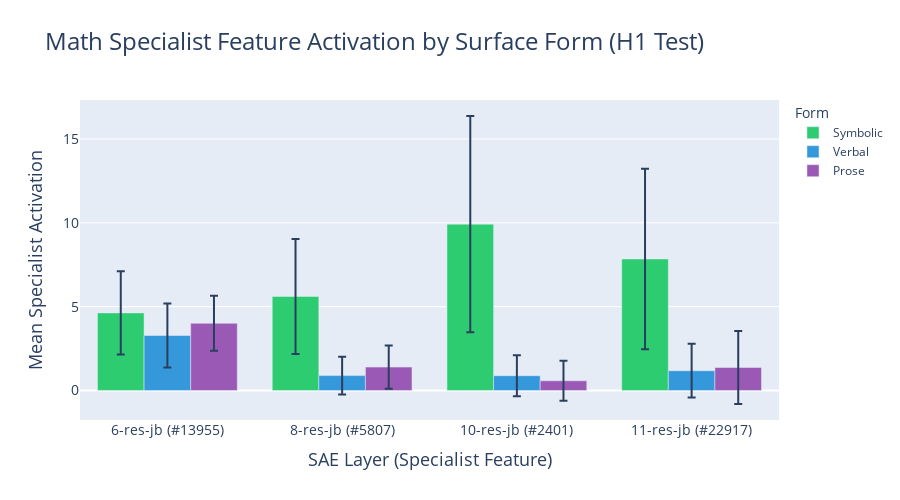
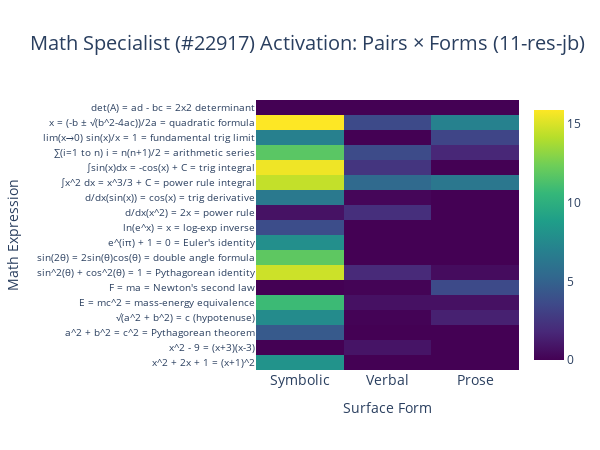

Notebook code for these charts, in order:
### Code cell
# ============================================================================
# CELL 15: Matched Pairs Analysis - Math Specialist Activation by Form (H1)
# ============================================================================
print("\n🔬 MATCHED PAIRS ANALYSIS: Math Specialist Activation by Form")
print("=" * 70)
print("""
Hypothesis H1: Specialist features will show significantly higher activation 
for symbolic forms than verbal/prose forms of the same mathematical expression.

Testing: Does the math specialist feature activate more strongly on "2+2" 
than on "two plus two" or "the sum of two and two"?
""")

# -----------------------------------------------------------------------------
# Step 1: Extract features for each form across all layers
# -----------------------------------------------------------------------------
print("\n1️⃣ Extracting features for matched pairs across all SAE layers...")

# Store results by SAE layer
form_activations_by_layer = {}

for sae_name in loaded_saes:
    print(f"\n   Processing {sae_name}...")
    sae_obj = loaded_saes[sae_name]['sae']
    hook_point = loaded_saes[sae_name]['config']['hook_point']
    
    # Get the previously-identified math specialist feature for this layer
    math_specialist_idx = results['specialists'][sae_name]['Math']['feature_idx']
    math_specialist_score = results['specialists'][sae_name]['Math']['score']
    
    print(f"   Math specialist: Feature #{math_specialist_idx} (score: {math_specialist_score})")
    
    # Extract features for each form
    symbolic_features = extract_features(math_symbolic, sae_obj, hook_point)
    verbal_features = extract_features(math_verbal, sae_obj, hook_point)
    prose_features = extract_features(math_prose, sae_obj, hook_point)
    
    # Get specialist activation for each form
    symbolic_activations = symbolic_features[:, math_specialist_idx].detach().numpy()
    verbal_activations = verbal_features[:, math_specialist_idx].detach().numpy()
    prose_activations = prose_features[:, math_specialist_idx].detach().numpy()
    
    form_activations_by_layer[sae_name] = {
        'specialist_idx': math_specialist_idx,
        'specialist_score': math_specialist_score,
        'symbolic': symbolic_activations,
        'verbal': verbal_activations,
        'prose': prose_activations,
        'symbolic_mean': np.mean(symbolic_activations),
        'verbal_mean': np.mean(verbal_activations),
        'prose_mean': np.mean(prose_activations),
        'symbolic_std': np.std(symbolic_activations),
        'verbal_std': np.std(verbal_activations),
        'prose_std': np.std(prose_activations),
    }

print("\n   ✅ Feature extraction complete!")

# -----------------------------------------------------------------------------
# Step 2: Summary Statistics Table
# -----------------------------------------------------------------------------
print("\n2️⃣ Summary Statistics: Math Specialist Activation by Form")
print("=" * 70)

summary_data = []
for sae_name, data in form_activations_by_layer.items():
    summary_data.append({
        'SAE': sae_name,
        'Specialist': f"#{data['specialist_idx']}",
        'Symbolic Mean': f"{data['symbolic_mean']:.2f}",
        'Verbal Mean': f"{data['verbal_mean']:.2f}",
        'Prose Mean': f"{data['prose_mean']:.2f}",
        'Symbolic > Verbal': "✅" if data['symbolic_mean'] > data['verbal_mean'] else "❌",
        'Symbolic > Prose': "✅" if data['symbolic_mean'] > data['prose_mean'] else "❌",
    })

df_summary = pd.DataFrame(summary_data)
display(df_summary)


# -----------------------------------------------------------------------------
# Step 3: Grouped Bar Chart - Mean Activation by Form and Layer
# -----------------------------------------------------------------------------
print("\n3️⃣ Visualizing Mean Specialist Activation by Form...")

# Prepare data for plotting with combined labels
plot_data = []
for sae_name, data in form_activations_by_layer.items():
    # Create combined label: "11-res-jb (#22917)"
    label = f"{sae_name} (#{data['specialist_idx']})"
    plot_data.append({'SAE': label, 'Form': 'Symbolic', 'Mean Activation': data['symbolic_mean'], 'Std': data['symbolic_std']})
    plot_data.append({'SAE': label, 'Form': 'Verbal', 'Mean Activation': data['verbal_mean'], 'Std': data['verbal_std']})
    plot_data.append({'SAE': label, 'Form': 'Prose', 'Mean Activation': data['prose_mean'], 'Std': data['prose_std']})

df_plot = pd.DataFrame(plot_data)

fig = px.bar(
    df_plot,
    x='SAE',
    y='Mean Activation',
    color='Form',
    barmode='group',
    title='Math Specialist Feature Activation by Surface Form (H1 Test)',
    color_discrete_map={'Symbolic': '#2ecc71', 'Verbal': '#3498db', 'Prose': '#9b59b6'},
    error_y='Std'
)

fig.update_layout(
    title={'font': {'size': 24}},
    height=500,
    width=900,
    xaxis_title='SAE Layer (Specialist Feature)',
    yaxis_title='Mean Specialist Activation',
    xaxis_title_font={'size': 18},
    yaxis_title_font={'size': 18},
    xaxis_tickfont={'size': 14},
    yaxis_tickfont={'size': 14},
    legend_title_font={'size': 14},
    legend_font={'size': 12}
)

fig.show()

# Display table of specialist features with Neuronpedia links
specialist_table_html = """
<table style='border-collapse: collapse; margin: 10px 0;'>
<tr style='background-color: #f0f0f0;'>
<th style='padding: 8px; border: 1px solid #ddd;'>SAE Layer</th>
<th style='padding: 8px; border: 1px solid #ddd;'>Math Specialist Feature</th>
<th style='padding: 8px; border: 1px solid #ddd;'>Neuronpedia</th>
</tr>
"""

for sae_name, data in form_activations_by_layer.items():
    feat_idx = data['specialist_idx']
    url = f"https://neuronpedia.org/gpt2-small/{sae_name}/{feat_idx}"
    specialist_table_html += f"""
<tr>
<td style='padding: 8px; border: 1px solid #ddd;'>{sae_name}</td>
<td style='padding: 8px; border: 1px solid #ddd;'>#{feat_idx}</td>
<td style='padding: 8px; border: 1px solid #ddd;'><a href='{url}' target='_blank'>View on Neuronpedia</a></td>
</tr>
"""

specialist_table_html += "</table>"

from IPython.display import HTML
display(HTML(specialist_table_html))


# -----------------------------------------------------------------------------
# Step 4: Per-Pair Comparison (Detailed View)
# -----------------------------------------------------------------------------
print("\n4️⃣ Per-Pair Activation Comparison (Layer 11)...")

# Use layer 11 for detailed analysis
analysis_sae = "11-res-jb"
data = form_activations_by_layer[analysis_sae]

# Create detailed per-pair dataframe
pair_details = []
for i, pair in enumerate(math_pairs):
    pair_details.append({
        'Pair': i + 1,
        'Expression': pair['symbolic'],
        'Symbolic Act.': f"{data['symbolic'][i]:.2f}",
        'Verbal Act.': f"{data['verbal'][i]:.2f}",
        'Prose Act.': f"{data['prose'][i]:.2f}",
        'Sym > Verb': "✅" if data['symbolic'][i] > data['verbal'][i] else "❌",
        'Sym > Prose': "✅" if data['symbolic'][i] > data['prose'][i] else "❌",
    })

df_pairs = pd.DataFrame(pair_details)

# Display styled title
from IPython.display import HTML
neuronpedia_url = f"https://neuronpedia.org/gpt2-small/{analysis_sae}/{data['specialist_idx']}"
display(HTML(f"""
<h3 style='font-family: "Open Sans", verdana, arial, sans-serif; font-size: 20px; color: #333;'>
    Per-Pair Activation Comparison ({analysis_sae}) — Math Specialist 
    <a href='{neuronpedia_url}' target='_blank'>#{data['specialist_idx']}</a>
</h3>
"""))

display(df_pairs)


# -----------------------------------------------------------------------------
# Step 5: Heatmap - All Pairs × Forms
# -----------------------------------------------------------------------------
print("\n5️⃣ Heatmap: Specialist Activation Across All Pairs and Forms...")

# Create matrix [pairs × forms]
activation_matrix = np.column_stack([
    data['symbolic'],
    data['verbal'],
    data['prose']
])

# Create pair labels
pair_labels = [f"{p['symbolic']} = {p['expected']}" for p in math_pairs]

fig_heatmap = go.Figure(data=go.Heatmap(
    z=activation_matrix,
    x=['Symbolic', 'Verbal', 'Prose'],
    y=pair_labels,
    colorscale='Viridis',
    hovertemplate='Pair: %{y}<br>Form: %{x}<br>Activation: %{z:.2f}<extra></extra>'
))

fig_heatmap.update_layout(
    title={
        'text': f'Math Specialist (#{data["specialist_idx"]}) Activation: Pairs × Forms ({analysis_sae})',
        'font': {'size': 20}
    },
    xaxis_title='Surface Form',
    yaxis_title='Math Expression',
    height=max(400, len(math_pairs) * 25),
    width=600,
    xaxis_tickfont={'size': 14},
    yaxis_tickfont={'size': 10}
)

fig_heatmap.show()

# -----------------------------------------------------------------------------
# Step 6: Statistical Summary & H1 Assessment
# -----------------------------------------------------------------------------
print("\n" + "=" * 70)
print("📊 HYPOTHESIS H1 ASSESSMENT")
print("=" * 70)

print("\nH1: Specialist features show higher activation for symbolic forms")
print("    than verbal/prose forms of the same mathematical expression.\n")

for sae_name, data in form_activations_by_layer.items():
    sym_mean = data['symbolic_mean']
    verb_mean = data['verbal_mean']
    prose_mean = data['prose_mean']
    
    # Calculate ratios
    sym_verb_ratio = sym_mean / verb_mean if verb_mean > 0 else float('inf')
    sym_prose_ratio = sym_mean / prose_mean if prose_mean > 0 else float('inf')
    
    print(f"{sae_name}:")
    print(f"   Symbolic mean: {sym_mean:.3f}")
    print(f"   Verbal mean:   {verb_mean:.3f} (symbolic is {sym_verb_ratio:.1f}x)")
    print(f"   Prose mean:    {prose_mean:.3f} (symbolic is {sym_prose_ratio:.1f}x)")
    
    if sym_mean > verb_mean and sym_mean > prose_mean:
        print(f"   → ✅ H1 SUPPORTED for {sae_name}")
    else:
        print(f"   → ❌ H1 NOT SUPPORTED for {sae_name}")
    print()

# Overall assessment
layers_supporting_h1 = sum(1 for data in form_activations_by_layer.values() 
                           if data['symbolic_mean'] > data['verbal_mean'] 
                           and data['symbolic_mean'] > data['prose_mean'])

print(f"\n📈 OVERALL: H1 supported in {layers_supporting_h1}/{len(form_activations_by_layer)} SAE layers")

if layers_supporting_h1 == len(form_activations_by_layer):
    print("   → STRONG SUPPORT: Math specialist consistently activates more on symbolic notation")
elif layers_supporting_h1 > len(form_activations_by_layer) / 2:
    print("   → PARTIAL SUPPORT: Math specialist shows preference for symbolic form in most layers")
else:
    print("   → WEAK/NO SUPPORT: Math specialist does not consistently prefer symbolic form")

print("\n" + "=" * 70)

### Figure 1 — Plotly figure (JSON) as saved in the notebook; plotly's stock layout.template omitted (floating-point values rounded to 4 significant figures)
{"data": [{"alignmentgroup": "True", "error_y": {"array": [2.477, 3.43, 6.45, 5.381]}, "hovertemplate": "Form=Symbolic<br>SAE=%{x}<br>Mean Activation=%{y}<extra></extra>", "legendgroup": "Symbolic", "marker": {"color": "#2ecc71", "pattern": {"shape": ""}}, "name": "Symbolic", "offsetgroup": "Symbolic", "orientation": "v", "showlegend": true, "textposition": "auto", "type": "bar", "x": ["6-res-jb (#13955)", "8-res-jb (#5807)", "10-res-jb (#2401)", "11-res-jb (#22917)"], "xaxis": "x", "y": [4.629, 5.609, 9.922, 7.845], "yaxis": "y"}, {"alignmentgroup": "True", "error_y": {"array": [1.907, 1.123, 1.219, 1.603]}, "hovertemplate": "Form=Verbal<br>SAE=%{x}<br>Mean Activation=%{y}<extra></extra>", "legendgroup": "Verbal", "marker": {"color": "#3498db", "pattern": {"shape": ""}}, "name": "Verbal", "offsetgroup": "Verbal", "orientation": "v", "showlegend": true, "textposition": "auto", "type": "bar", "x": ["6-res-jb (#13955)", "8-res-jb (#5807)", "10-res-jb (#2401)", "11-res-jb (#22917)"], "xaxis": "x", "y": [3.28, 0.8875, 0.8813, 1.178], "yaxis": "y"}, {"alignmentgroup": "True", "error_y": {"array": [1.643, 1.289, 1.196, 2.178]}, "hovertemplate": "Form=Prose<br>SAE=%{x}<br>Mean Activation=%{y}<extra></extra>", "legendgroup": "Prose", "marker": {"color": "#9b59b6", "pattern": {"shape": ""}}, "name": "Prose", "offsetgroup": "Prose", "orientation": "v", "showlegend": true, "textposition": "auto", "type": "bar", "x": ["6-res-jb (#13955)", "8-res-jb (#5807)", "10-res-jb (#2401)", "11-res-jb (#22917)"], "xaxis": "x", "y": [4.007, 1.396, 0.5785, 1.372], "yaxis": "y"}], "layout": {"barmode": "group", "height": 500, "legend": {"font": {"size": 12}, "title": {"font": {"size": 14}, "text": "Form"}, "tracegroupgap": 0}, "title": {"font": {"size": 24}, "text": "Math Specialist Feature Activation by Surface Form (H1 Test)"}, "width": 900, "xaxis": {"anchor": "y", "domain": [0, 1], "tickfont": {"size": 14}, "title": {"font": {"size": 18}, "text": "SAE Layer (Specialist Feature)"}}, "yaxis": {"anchor": "x", "domain": [0, 1], "tickfont": {"size": 14}, "title": {"font": {"size": 18}, "text": "Mean Specialist Activation"}}}}

### Figure 2 — Plotly figure (JSON) as saved in the notebook; plotly's stock layout.template omitted (floating-point values rounded to 4 significant figures)
{"data": [{"colorscale": [[0, "#440154"], [0.1111, "#482878"], [0.2222, "#3e4989"], [0.3333, "#31688e"], [0.4444, "#26828e"], [0.5556, "#1f9e89"], [0.6667, "#35b779"], [0.7778, "#6ece58"], [0.8889, "#b5de2b"], [1, "#fde725"]], "hovertemplate": "Pair: %{y}<br>Form: %{x}<br>Activation: %{z:.2f}<extra></extra>", "type": "heatmap", "x": ["Symbolic", "Verbal", "Prose"], "y": ["x^2 + 2x + 1 = (x+1)^2", "x^2 - 9 = (x+3)(x-3)", "a^2 + b^2 = c^2 = Pythagorean theorem", "√(a^2 + b^2) = c (hypotenuse)", "E = mc^2 = mass-energy equivalence", "F = ma = Newton's second law", "sin^2(θ) + cos^2(θ) = 1 = Pythagorean identity", "sin(2θ) = 2sin(θ)cos(θ) = double angle formula", "e^(iπ) + 1 = 0 = Euler's identity", "ln(e^x) = x = log-exp inverse", "d/dx(x^2) = 2x = power rule", "d/dx(sin(x)) = cos(x) = trig derivative", "∫x^2 dx = x^3/3 + C = power rule integral", "∫sin(x)dx = -cos(x) + C = trig integral", "∑(i=1 to n) i = n(n+1)/2 = arithmetic series", "lim(x→0) sin(x)/x = 1 = fundamental trig limit", "x = (-b ± √(b^2-4ac))/2a = quadratic formula", "det(A) = ad - bc = 2x2 determinant"], "z": [[8.162, 0.0, 0.0], [0.0, 0.8784, 0.0], [4.489, 0.0, 0.0], [7.66, 0.08696, 1.44], [10.81, 0.7343, 0.7418], [0.0, 0.1146, 3.617], [14.69, 1.852, 0.4922], [11.87, 0.0, 0.0], [7.898, 0.0, 0.0], [3.79, 0.0, 0.0], [0.7617, 2.16, 0.0], [6.475, 0.2371, 0.0], [14.49, 5.42, 6.311], [15.57, 2.464, 0.0], [11.74, 3.642, 1.739], [6.902, 0.0, 3.321], [15.9, 3.607, 7.029], [0.0, 0.0, 0.0]]}], "layout": {"height": 450, "title": {"font": {"size": 20}, "text": "Math Specialist (#22917) Activation: Pairs × Forms (11-res-jb)"}, "width": 600, "xaxis": {"tickfont": {"size": 14}, "title": {"text": "Surface Form"}}, "yaxis": {"tickfont": {"size": 10}, "title": {"text": "Math Expression"}}}}
